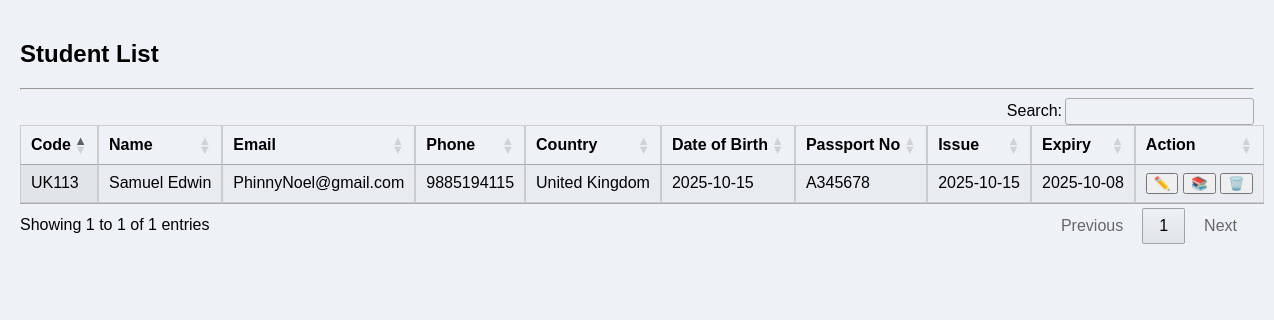
The app's page /student_list.php with its own data.
### tables this page shows
CREATE TABLE `studentdetails` (
  `student_id` int(11) NOT NULL,
  `Country_code` varchar(5) NOT NULL,
  `name` varchar(100) DEFAULT NULL,
  `address` text DEFAULT NULL,
  `email` varchar(100) DEFAULT NULL,
  `phone` varchar(20) DEFAULT NULL,
  `preferred_country` varchar(50) DEFAULT NULL,
  `Other_country` varchar(50) DEFAULT NULL,
  `marks_10th` decimal(5,2) DEFAULT NULL,
  `cert_10th` varchar(1000) DEFAULT NULL,
  `marks_intermediate` decimal(5,2) DEFAULT NULL,
  `cert_intermediate` varchar(1000) DEFAULT NULL,
  `marks_degree` decimal(5,2) DEFAULT NULL,
  `cert_degree` varchar(1000) DEFAULT NULL,
  `marks_pg` decimal(5,2) DEFAULT NULL,
  `cert_pg` varchar(1000) DEFAULT NULL,
  `marks_diploma` decimal(5,2) DEFAULT NULL,
  `cert_diploma` varchar(1000) DEFAULT NULL,
  `marks_other` decimal(5,2) DEFAULT NULL,
  `cert_other` varchar(1000) DEFAULT NULL,
  `created_at` timestamp NOT NULL DEFAULT current_timestamp(),
  `Exp1From_date` date DEFAULT NULL,
  `Exp1To_date` date DEFAULT NULL,
  `Exp1_Cert` varchar(1000) DEFAULT NULL,
  `Exp2From_date` date DEFAULT NULL,
  `Exp2To_date` date DEFAULT NULL,
  `Exp2_Cert` varchar(1000) DEFAULT NULL,
  `Exp3From_date` date DEFAULT NULL,
  `Exp3To_date` date DEFAULT NULL,
  `Exp3_Cert` varchar(1000) DEFAULT NULL,
  `Branch_name` varchar(50) DEFAULT NULL,
  `Passport_no` varchar(50) NOT NULL,
  `Passport_issue` date DEFAULT NULL,
  `Passport_Expiry` date DEFAULT NULL,
  `Passport_Upload` varchar(1000) DEFAULT NULL,
  `DateOfBirth` date DEFAULT NULL
);

### student_list.php (the view, shortened to what this page needs)
<?php
$host = getenv('MYSQLHOST');
$user = getenv('MYSQLUSER');
$password = getenv('MYSQLPASSWORD');
$database = getenv('MYSQLDATABASE');
$port = getenv('MYSQLPORT');
$conn = mysqli_connect($host, $user, $password, $database, $port);
$sql = "SELECT student_id, name, email, phone, preferred_country, DateOfBirth, Passport_no, Passport_issue, Passport_Expiry, country_code FROM studentdetails ORDER BY student_id DESC";
$result = $conn->query($sql);
?>
<!DOCTYPE html>
<html lang="en">
<head>
  <link rel="stylesheet" href="css/style.css">
  <link rel="stylesheet" href="https://cdn.datatables.net/1.13.6/css/jquery.dataTables.min.css">
  <link rel="stylesheet" href="https://cdn.datatables.net/buttons/2.4.1/css/buttons.dataTables.min.css">
  <link rel="stylesheet" href="https://cdnjs.cloudflare.com/ajax/libs/font-awesome/6.4.0/css/all.min.css">
  <link rel="stylesheet" href="https://cdn.datatables.net/1.13.6/css/jquery.dataTables.min.css">
</head>
<body>
<h2>Student List </h2>
<hr>
<table id="studentTable" class="display nowrap" style="width:100%">
  <thead>
    <tr>
      <th>Code</th>
      <th>Name</th>
      <th>Email</th>
      <th>Phone</th>
      <th>Country</th>
      <th>Date of Birth</th>
      <th>Passport No</th>
      <th>Issue</th>
      <th>Expiry</th>
      <th>Action</th>
    </tr>
  </thead>
  <tbody>
    <?php if ($result->num_rows > 0): ?>
      <?php while($row = $result->fetch_assoc()): ?>
        <tr>
          <td><?= htmlspecialchars($row['country_code'] . $row['student_id']) ?></td>
          <td><?= htmlspecialchars($row['name']) ?></td>
          <td><?= htmlspecialchars($row['email']) ?></td>
          <td><?= htmlspecialchars($row['phone']) ?></td>
          <td><?= htmlspecialchars($row['preferred_country']) ?></td>
          <td><?= htmlspecialchars($row['DateOfBirth']) ?></td>
          <td><?= htmlspecialchars($row['Passport_no']) ?></td>
          <td><?= htmlspecialchars($row['Passport_issue']) ?></td>
          <td><?= htmlspecialchars($row['Passport_Expiry']) ?></td>
          <td>
            <button class="edit-btn" title="Edit/Modify Student Details"  onclick="editStudent(<?= $row['student_id'] ?>)">✏️</button>
			<button class="applications-btn" title="Applications & Messages"
			onclick='openApplications(<?= $row["student_id"] ?>,"<?= urlencode($row["name"]) ?>","<?= urlencode($row["email"]) ?>")'>
			📚
			</button>
			<button class="delete-btn" title="DELETE Student Details" onclick="deleteStudent(<?= $row['student_id'] ?>, this)">🗑️</button>
          </td>
        </tr>
      <?php endwhile; ?>
    <?php endif; ?>
  </tbody>
</table>
</body>
</html>

### css/style.css (style rules this page uses)
body { margin: 0; font-family: 'Poppins', sans-serif; background: #eef2f7; }

### student_list.php (style rules this page uses)
.delete-btn { color: red; cursor: pointer; }
.edit-btn { color: blue; cursor: pointer; }
body { font-family: Arial, sans-serif; padding: 20px; }
table { border-collapse: collapse; width: 100%; margin-top: 20px; }
th, td { padding: 12px; border: 1px solid #ccc; text-align: left; position: relative; }

### records on screen
studentdetails: Country_code+student_id "UK113", name "Samuel Edwin", email "PhinnyNoel@gmail.com", phone "9885194115", preferred_country "United Kingdom", DateOfBirth "2025-10-15", Passport_no "A345678", Passport_issue "2025-10-15", Passport_Expiry "2025-10-08"
